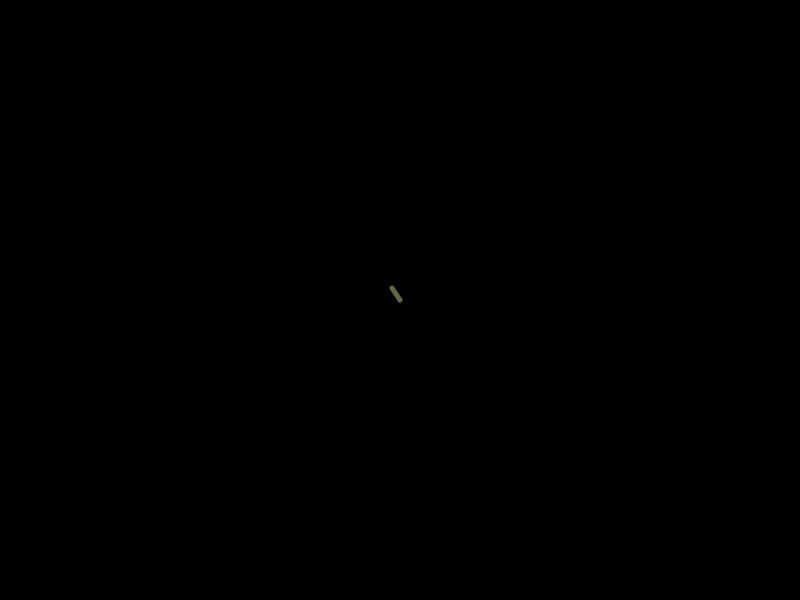
Frame 1 (no input)
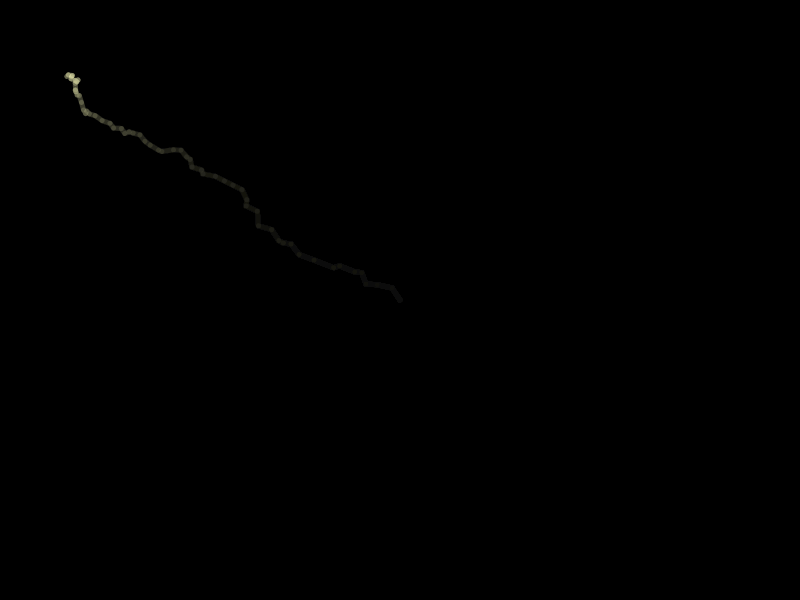
Frame 60 (no input)
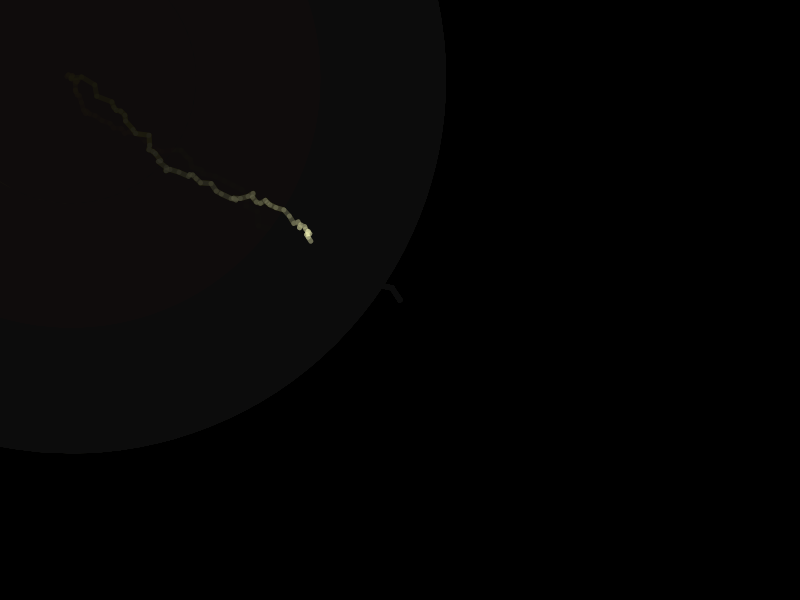
Frame 120 (the mouse pressed at the canvas centre since frame 60)

The p5.js sketch that drew these frames (run headless with seeded random() and noise() and a simulated clock; from frame 60 on, the mouse is pressed at the canvas centre):

// p5.js sketch
// ── sketch.js
// groovy

// at the top of the sketch
var r, g, b, x1, y1, x2, y2; // GLOBAL variables

function setup() {
  createCanvas(800, 600); // sets up the size of the canvas
  
  background(0, 0, 0);
  
  x1 = width/2;
  y1 = height/2;

}

function draw() {
  // this fades out the previous stuff
  noStroke();
  fill(0, 0, 0, 10);
  rect(0, 0, width-1, height-1);
  
  // this is how far away the thingie is from the mouse
  var dx = (mouseX-x1)/20.;
  var dy = (mouseY-y1)/20.;
  
  var drunkx = myDrunkenCurve(-20, 20, 30);
  var drunky = myDrunkenCurve(-20, 20, 30);;
  
  //println(dx + " " + dy);
  
  // this adds the distance and some drunkness to the position
  x2 = x1+random(min(0, dx), max(0, dx))+drunkx;
  y2 = y1+random(min(0, dy), max(0, dy))+drunky;
  
  var weight = sqrt((mouseX-pmouseX)*(mouseX-pmouseX)+(mouseY-pmouseY)*(mouseY-pmouseY));

  // draw the line
  strokeWeight(max(5, weight/2));
  noFill(); // don't draw a fill
  stroke(255, 255, 192, 100); // set the stroke to the nice purple
  line(x1, y1, x2, y2); // x1, y1, x2, y2
  
  // draw the circle
  fill(255, 192, 0, 100); // set the fill to yellow
  ellipse(x2, y2, weight, weight); // draw a circle
  
  // stash our new x and y for the next round
  x1 = x2;
  y1 = y2;
  
  // checking the boundaries
  if(x1>width) x1 = 0;
  if(x1<0) x1 = width;
  if(y1>height) y1 = 0;
  if(y1<0) y1 = height;
  
}

function keyReleased()
{
  if(key==' ') background(0, 0, 0);

}


// implements a gaussian distribution
// (a.k.a. the dungeons and dragons algorithm)
// with a variable width so we can get super random
// versus very constrained random behavior
function myDrunkenCurve(min, max, Q)
{
  
  var value = 0.;
  
  for(var i = 0; i < Q; i++) // i = i + 1
  {
    value+=random(min, max);
  }
 
  value = value / Q;
  
  return(value);
  
}
